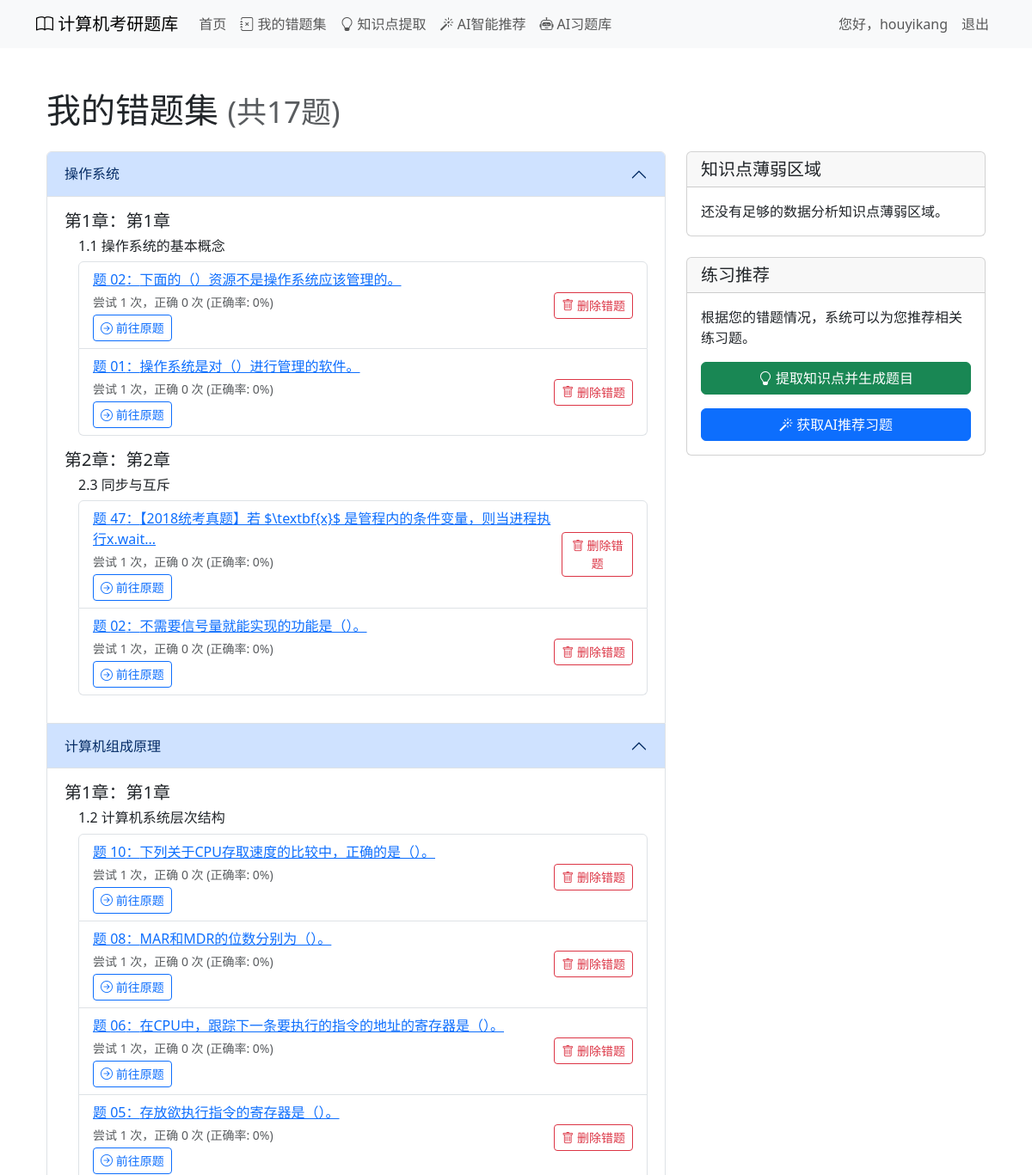
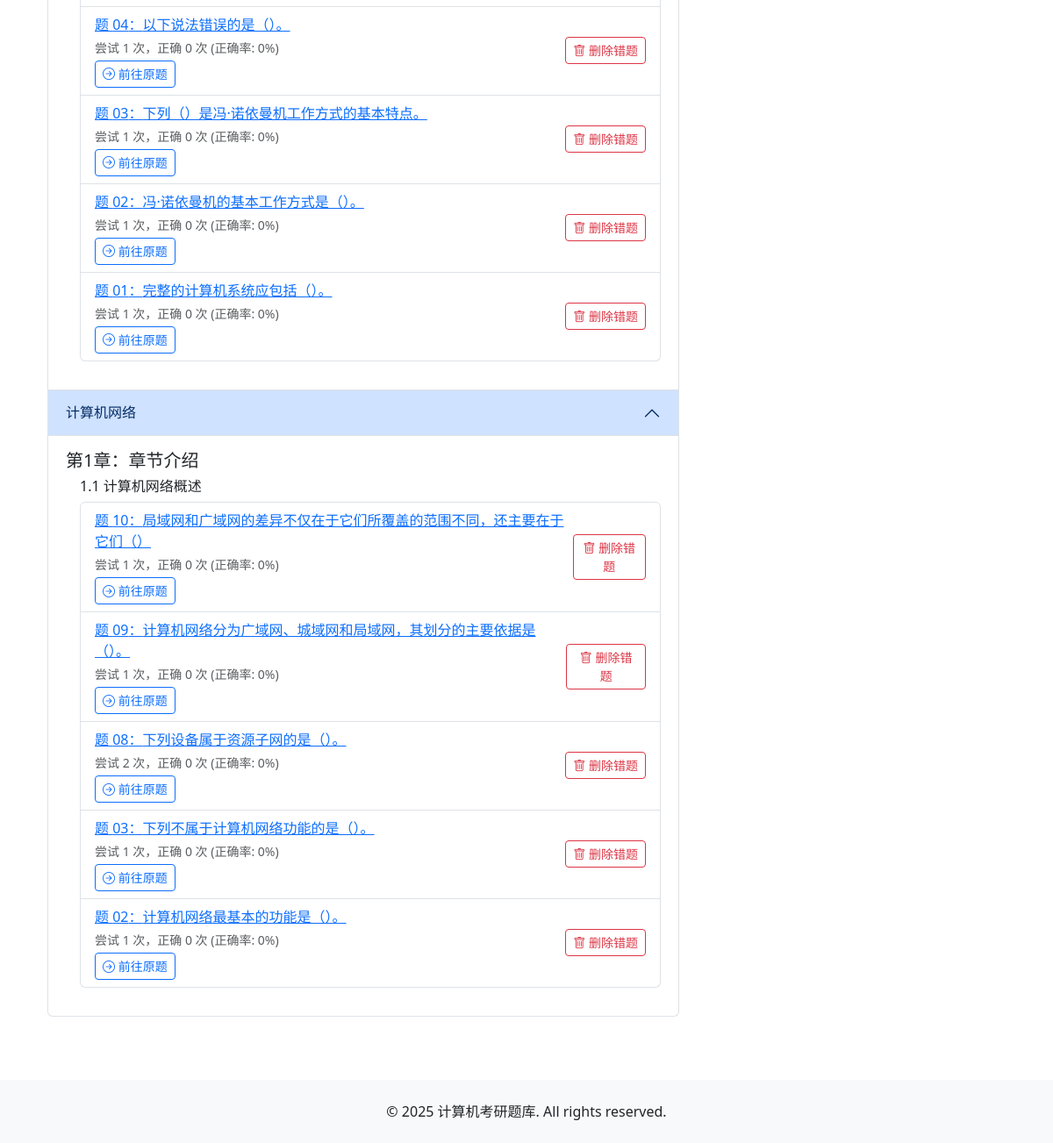
/mistake_collection/ (signed in), run on the app's committed database (2 pictures, top to bottom).
### courses/models.py (models this page shows, shortened)
class Book(models.Model):
    title = models.CharField(max_length=100, verbose_name='书名')
    description = models.TextField(blank=True, verbose_name='描述')
    cover_image = models.ImageField(upload_to='book_covers/', blank=True, verbose_name='封面图片')
    class Meta:
        verbose_name = '书籍'
        verbose_name_plural = verbose_name

class Chapter(models.Model):
    book = models.ForeignKey(Book, on_delete=models.CASCADE, related_name='chapters', verbose_name='所属书籍')
    number = models.IntegerField(verbose_name='章节号')
    title = models.CharField(max_length=200, verbose_name='章节标题')
    introduction = models.TextField(blank=True, verbose_name='章节介绍')
    class Meta:
        verbose_name = '章节'
        verbose_name_plural = verbose_name
        ordering = ['number']

class Section(models.Model):
    SECTION_TYPES = (
        ('content', '内容小节'),
        ('introduction', '章节介绍'),
        ('summary', '章节小结'),
        ('faq', '常见问题/疑难点'),
        ('other', '其他'),
    )
    chapter = models.ForeignKey(Chapter, on_delete=models.CASCADE, related_name='sections', verbose_name='所属章节')
    number = models.CharField(max_length=10, verbose_name='小节号')  # 如1.1, 1.2等
    title = models.CharField(max_length=200, verbose_name='小节标题')
    section_type = models.CharField(max_length=20, choices=SECTION_TYPES, default='content', verbose_name='小节类型')
    content = models.TextField(blank=True, verbose_name='小节内容 (Markdown)')
    class Meta:
        verbose_name = '小节'
        verbose_name_plural = verbose_name
        ordering = ['number']

class UserMistakeCollection(models.Model):
    user = models.ForeignKey(User, on_delete=models.CASCADE, related_name='mistake_collections', verbose_name='用户')
    exercise = models.ForeignKey(Exercise, on_delete=models.CASCADE, related_name='in_mistake_collections', verbose_name='习题')
    added_at = models.DateTimeField(auto_now_add=True, verbose_name='添加时间')
    last_attempt_at = models.DateTimeField(null=True, blank=True, verbose_name='最后一次尝试时间')
    attempt_count = models.IntegerField(default=0, verbose_name='尝试次数')
    correct_count = models.IntegerField(default=0, verbose_name='正确次数')
    last_wrong_answer = models.CharField(max_length=200, blank=True, null=True, verbose_name='最近一次错误答案')
    notes = models.TextField(blank=True, verbose_name='笔记')
    class Meta:
        verbose_name = '用户错题集'
        verbose_name_plural = verbose_name
        unique_together = ['user', 'exercise']
        ordering = ['-added_at']
    @property
    def accuracy_rate(self):
        if self.attempt_count == 0:
            return 0
        return (self.correct_count / self.attempt_count) * 100

class Exercise(models.Model):
    TYPES = (
        ('single', '单项选择题'),
        ('multiple', '多项选择题'),
        ('comprehensive', '综合题'),
    )
    section = models.ForeignKey(Section, on_delete=models.CASCADE, related_name='exercises', verbose_name='所属小节')
    type = models.CharField(max_length=20, choices=TYPES, verbose_name='题目类型')
    number = models.CharField(max_length=10, verbose_name='题号')  # 如01, 02等
    content = models.TextField(verbose_name='题目内容')
    options = models.JSONField(null=True, blank=True, verbose_name='选项')  # 用于选择题的选项
    answer = models.CharField(max_length=200, verbose_name='答案')
    explanation = models.TextField(verbose_name='解析')
    order = models.IntegerField(default=0, verbose_name='排序')
    knowledge_points = models.ManyToManyField(Knowledge, through='ExerciseKnowledge', related_name='related_exercises', verbose_name='相关知识点')
    class Meta:
        verbose_name = '习题'
        verbose_name_plural = verbose_name
        ordering = ['order', 'number']

### courses/views.py (the view)
# urls.py: path('mistake_collection/', views.user_mistake_collection, name='mistake_collection'),
@login_required
def user_mistake_collection(request):
    mistakes = UserMistakeCollection.objects.filter(user=request.user).select_related(
        'exercise', 'exercise__section', 'exercise__section__chapter', 'exercise__section__chapter__book'
    ).order_by('-added_at')  # 改用added_at字段排序
    grouped_mistakes = {}
    for mistake in mistakes:
        exercise = mistake.exercise
        book = exercise.section.chapter.book
        chapter = exercise.section.chapter
        if book.id not in grouped_mistakes:
            grouped_mistakes[book.id] = {
                'book': book,
                'chapters': {}
            }
        if chapter.id not in grouped_mistakes[book.id]['chapters']:
            grouped_mistakes[book.id]['chapters'][chapter.id] = {
                'chapter': chapter,
                'sections': {}
            }
        section_id = exercise.section.id
        if section_id not in grouped_mistakes[book.id]['chapters'][chapter.id]['sections']:
            grouped_mistakes[book.id]['chapters'][chapter.id]['sections'][section_id] = {
                'section': exercise.section,
                'mistakes': []
            }
        grouped_mistakes[book.id]['chapters'][chapter.id]['sections'][section_id]['mistakes'].append(mistake)
    books_list = []
    for book_id, book_data in grouped_mistakes.items():
        chapters_list = []
        for chapter_id, chapter_data in book_data['chapters'].items():
            sections_list = []
            for section_id, section_data in chapter_data['sections'].items():
                sections_list.append({
                    'section': section_data['section'],
                    'mistakes': section_data['mistakes']
                })
            sections_list.sort(key=lambda x: x['section'].number)
            chapters_list.append({
                'chapter': chapter_data['chapter'],
                'sections': sections_list
            })
        chapters_list.sort(key=lambda x: x['chapter'].number)
        books_list.append({
            'book': book_data['book'],
            'chapters': chapters_list
        })
    books_list.sort(key=lambda x: x['book'].title)
    knowledge_stats = get_user_knowledge_weakness(request.user)
    context = {
        'books_list': books_list,
        'knowledge_stats': knowledge_stats,
        'total_mistakes': mistakes.count()
    }
    return render(request, 'courses/user_mistake_collection.html', context)

### courses/views.py (called while the page is built)
def get_user_knowledge_weakness(user):
    mistake_exercises = UserMistakeCollection.objects.filter(
        user=user
    ).values_list('exercise_id', flat=True)
    knowledge_weak_areas = ExerciseKnowledge.objects.filter(
        exercise_id__in=mistake_exercises
    ).values(
        'knowledge__id',
        'knowledge__title',
        'knowledge__section__title',
        'knowledge__section__chapter__title',
        'knowledge__section__chapter__book__title'
    ).annotate(
        frequency=Count('knowledge__id')
    ).order_by('-frequency')
    return knowledge_weak_areas

### courses/templates/courses/user_mistake_collection.html (shortened to what this page needs)
{% extends 'courses/base.html' %}
{% load static %}
{% block content %}
<div class="container mt-4">
    <h1 class="mb-4">我的错题集 <small class="text-muted">(共{{ total_mistakes }}题)</small></h1>
    <div class="row">
        <div class="col-md-8">
            {% if books_list %}
                <div class="accordion" id="mistakeAccordion">
                    {% for book_data in books_list %}
                        <div class="accordion-item">
                            <h2 class="accordion-header" id="book-{{ book_data.book.id }}">
                                <button class="accordion-button" type="button" data-bs-toggle="collapse"
                                        data-bs-target="#collapse-book-{{ book_data.book.id }}" aria-expanded="true">
                                    {{ book_data.book.title }}
                                </button>
                            </h2>
                            <div id="collapse-book-{{ book_data.book.id }}" class="accordion-collapse collapse show"
                                 aria-labelledby="book-{{ book_data.book.id }}">
                                <div class="accordion-body">
                                    {% for chapter_data in book_data.chapters %}
                                        <div class="chapter-item mb-3">
                                            <h5>第{{ chapter_data.chapter.number }}章：{{ chapter_data.chapter.title }}</h5>
                                            {% for section_data in chapter_data.sections %}
                                                <div class="section-item ms-3 mb-2">
                                                    <h6>{{ section_data.section.number }} {{ section_data.section.title }}</h6>
                                                    <ul class="list-group">
                                                        {% for mistake in section_data.mistakes %}
                                                            <li class="list-group-item">
                                                                <div class="d-flex justify-content-between align-items-center">
                                                                    <div>
                                                                        <a href="#" class="mistake-detail-link"
                                                                           data-exercise-id="{{ mistake.exercise.id }}">
                                                                            题 {{ mistake.exercise.number }}：{{ mistake.exercise.content|striptags|truncatechars:50 }}
                                                                        </a>
                                                                        <div class="text-muted small mt-1">
                                                                            尝试 {{ mistake.attempt_count }} 次，正确 {{ mistake.correct_count }} 次
                                                                            {% if mistake.attempt_count > 0 %}
                                                                                (正确率: {{ mistake.accuracy_rate|floatformat:0 }}%)
                                                                            {% endif %}
                                                                        </div>
                                                                        <div class="mt-1">
                                                                            <a href="{% url 'courses:section_exercises' mistake.exercise.section.id %}?scroll_to_exercise={{ mistake.exercise.id }}" class="btn btn-sm btn-outline-primary">
                                                                                <i class="bi bi-arrow-right-circle"></i> 前往原题
                                                                            </a>
                                                                        </div>
                                                                    </div>
                                                                    <div>
                                                                        <button class="btn btn-sm btn-outline-danger remove-btn"
                                                                                data-exercise-id="{{ mistake.exercise.id }}">
                                                                            <i class="bi bi-trash"></i> 删除错题
                                                                        </button>
                                                                    </div>
                                                                </div>
                                                            </li>
                                                        {% endfor %}
                                                    </ul>
                                                </div>
                                            {% endfor %}
                                        </div>
                                    {% endfor %}
                                </div>
                            </div>
                        </div>
                    {% endfor %}
                </div>
            {% endif %}
        </div>
        <div class="col-md-4">
            <div class="card mb-4">
                <div class="card-header">
                    <h5 class="card-title mb-0">知识点薄弱区域</h5>
                </div>
                <div class="card-body">
                    {% if knowledge_stats %}
                        <ul class="list-group">
                            {% for item in knowledge_stats|slice:":10" %}
                                <li class="list-group-item d-flex justify-content-between align-items-center">
                                    {{ item.knowledge__title }}
                                    <span class="badge bg-primary rounded-pill">{{ item.frequency }}</span>
                                </li>
                            {% endfor %}
                        </ul>
                    {% else %}
                        <p class="card-text">还没有足够的数据分析知识点薄弱区域。</p>
                    {% endif %}
                </div>
            </div>
            <div class="card">
                <div class="card-header">
                    <h5 class="card-title mb-0">练习推荐</h5>
                </div>
                <div class="card-body">
                    <p class="card-text">根据您的错题情况，系统可以为您推荐相关练习题。</p>
                    <div class="d-grid gap-2">
                        <a href="{% url 'courses:extract_knowledge' %}" class="btn btn-success mb-2">
                            <i class="bi bi-lightbulb"></i> 提取知识点并生成题目
                        </a>
                        <a href="{% url 'courses:ai_recommend' %}" class="btn btn-primary">
                            <i class="bi bi-magic"></i> 获取AI推荐习题
                        </a>
                    </div>
                </div>
            </div>
        </div>
    </div>
</div>
{% endblock %}

### courses/templates/courses/base.html (shortened to what this page needs)
<!DOCTYPE html>
<html lang="zh-hans">
<head>
    <link href="https://cdn.bootcdn.net/ajax/libs/twitter-bootstrap/5.3.0/css/bootstrap.min.css" rel="stylesheet">
    <link href="https://cdn.bootcdn.net/ajax/libs/bootstrap-icons/1.10.0/font/bootstrap-icons.min.css" rel="stylesheet">
</head>
<body>
    <nav class="navbar navbar-expand-lg navbar-light bg-light">
        <div class="container">
            <a class="navbar-brand" href="{% url 'courses:index' %}">
                <i class="bi bi-book"></i> 计算机考研题库
            </a>
            <div class="collapse navbar-collapse" id="navbarNav">
                <ul class="navbar-nav">
                    <li class="nav-item">
                        <a class="nav-link" href="{% url 'courses:index' %}">首页</a>
                    </li>
                    {% if user.is_authenticated %}
                    <li class="nav-item">
                        <a class="nav-link" href="{% url 'courses:mistake_collection' %}">
                            <i class="bi bi-journal-x"></i> 我的错题集
                        </a>
                    </li>
                    <li class="nav-item">
                        <a class="nav-link" href="{% url 'courses:extract_knowledge' %}">
                            <i class="bi bi-lightbulb"></i> 知识点提取
                        </a>
                    </li>
                    <li class="nav-item">
                        <a class="nav-link" href="{% url 'courses:ai_recommend' %}">
                            <i class="bi bi-magic"></i> AI智能推荐
                        </a>
                    </li>
                    <li class="nav-item">
                        <a class="nav-link" href="{% url 'courses:my_ai_exercises' %}">
                            <i class="bi bi-robot"></i> AI习题库
                        </a>
                    </li>
                    {% endif %}
                </ul>
                <ul class="navbar-nav ms-auto">
                    {% if user.is_authenticated %}
                    <li class="nav-item">
                        <span class="nav-link">您好，{{ user.username }}</span>
                    </li>
                    <li class="nav-item">
                        <a class="nav-link" href="#">退出</a>
                    </li>
                    {% endif %}
                </ul>
            </div>
        </div>
    </nav>
    <main class="container py-4">
        {% block content %}
        {% endblock %}
    </main>
    <footer class="bg-light py-4 mt-5">
        <div class="container text-center">
            <p class="mb-0">© 2025 计算机考研题库. All rights reserved.</p>
        </div>
    </footer>
</body>
</html>

### courses/templates/courses/base.html (style rules this page uses)
.card { transition: transform 0.2s; margin-bottom: 20px; }

### data on the page
Book: book "操作系统"
Chapter: chapter.number "1", chapter "第1章"
Section: section.number "1.1", section "操作系统的基本概念"
UserMistakeCollection: exercise.number "02", exercise.content "下面的（）资源不是操作系统应该管理的。", attempt_count "1", correct_count "0", accuracy_rate "0"
UserMistakeCollection: exercise.number "01", exercise.content "操作系统是对（）进行管理的软件。", attempt_count "1", correct_count "0", accuracy_rate "0"
Chapter: chapter.number "2", chapter "第2章"
Section: section.number "2.3", section "同步与互斥"
UserMistakeCollection: exercise.number "47", exercise.content "【2018统考真题】若 $\\textbf{x}$ 是管程内的条件变量，则当进程执行x.wait...", attempt_count "1", correct_count "0", accuracy_rate "0"
UserMistakeCollection: exercise.number "02", exercise.content "不需要信号量就能实现的功能是（）。", attempt_count "1", correct_count "0", accuracy_rate "0"
Book: book "计算机组成原理"
Chapter: chapter.number "1", chapter "第1章"
Section: section.number "1.2", section "计算机系统层次结构"
UserMistakeCollection: exercise.number "10", exercise.content "下列关于CPU存取速度的比较中，正确的是（）。", attempt_count "1", correct_count "0", accuracy_rate "0"
UserMistakeCollection: exercise.number "08", exercise.content "MAR和MDR的位数分别为（）。", attempt_count "1", correct_count "0", accuracy_rate "0"
UserMistakeCollection: exercise.number "06", exercise.content "在CPU中，跟踪下一条要执行的指令的地址的寄存器是（）。", attempt_count "1", correct_count "0", accuracy_rate "0"
UserMistakeCollection: exercise.number "05", exercise.content "存放欲执行指令的寄存器是（）。", attempt_count "1", correct_count "0", accuracy_rate "0"
UserMistakeCollection: exercise.number "04", exercise.content "以下说法错误的是（）。", attempt_count "1", correct_count "0", accuracy_rate "0"
UserMistakeCollection: exercise.number "03", exercise.content "下列（）是冯·诺依曼机工作方式的基本特点。", attempt_count "1", correct_count "0", accuracy_rate "0"
UserMistakeCollection: exercise.number "02", exercise.content "冯·诺依曼机的基本工作方式是（）。", attempt_count "1", correct_count "0", accuracy_rate "0"
UserMistakeCollection: exercise.number "01", exercise.content "完整的计算机系统应包括（）。", attempt_count "1", correct_count "0", accuracy_rate "0"
Book: book "计算机网络"
Chapter: chapter.number "1", chapter "章节介绍"
Section: section.number "1.1", section "计算机网络概述"
UserMistakeCollection: exercise.number "10", exercise.content "局域网和广域网的差异不仅在于它们所覆盖的范围不同，还主要在于它们（）", attempt_count "1", correct_count "0", accuracy_rate "0"
UserMistakeCollection: exercise.number "09", exercise.content "计算机网络分为广域网、城域网和局域网，其划分的主要依据是（）。", attempt_count "1", correct_count "0", accuracy_rate "0"
UserMistakeCollection: exercise.number "08", exercise.content "下列设备属于资源子网的是（）。", attempt_count "2", correct_count "0", accuracy_rate "0"
UserMistakeCollection: exercise.number "03", exercise.content "下列不属于计算机网络功能的是（）。", attempt_count "1", correct_count "0", accuracy_rate "0"
UserMistakeCollection: exercise.number "02", exercise.content "计算机网络最基本的功能是（）。", attempt_count "1", correct_count "0", accuracy_rate "0"

### other printed values
{{ user.username }} "houyikang"
{{ total_mistakes }} "17"
